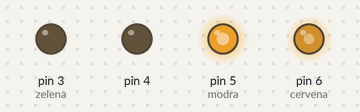
This sketch was run on a simulated Arduino Uno, built with avr-gcc and run on an emulated ATmega328P. Shown: output pins drawn as LEDs (lit = HIGH).

Above: at 0.05 s.
At 1.75 s:
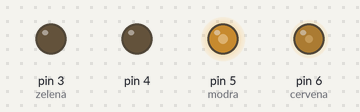
At 2.6 s:
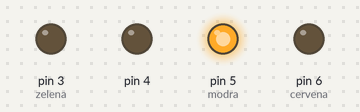
At 3.5 s:
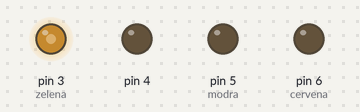
At 5.25 s:
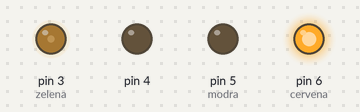
At 7.0 s:
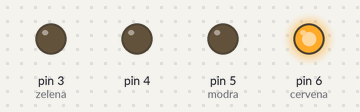
Timing chart, 0 to 9.1 s (numbered marks = the images above):
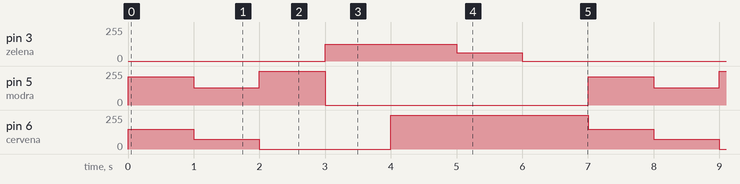

The sketch:

prog9_u8.ino
```cpp
void setup()
{
  pinMode(3, OUTPUT); // zelena
  pinMode(4, OUTPUT);
  pinMode(5, OUTPUT); // modra
  pinMode(6, OUTPUT); // cervena
  digitalWrite(4, LOW);
}

void farba(int r, int g, int b)
{
  analogWrite(6, r);
  analogWrite(3, g/2);
  analogWrite(5, b);
  delay(1000);
}

void loop()
{
  farba(148, 0, 211);
  farba(74, 0, 130);
  farba(0, 0, 255);
  farba(0, 255, 0);
  farba(255, 255, 0);
  farba(255, 127, 0);
  farba(255, 0, 0);
}
```

Measured:
- by itself, pin 3 (zelena): repeats every 7.0 s: 63/255 1.0 s, 0/255 4.0 s, 127/255 2.0 s
- by itself, pin 5 (modra): repeats every 7.0 s: 130/255 1.0 s, 255/255 1.0 s, 0/255 4.0 s, 211/255 1.0 s
- by itself, pin 6 (cervena): repeats every 7.0 s: 74/255 1.0 s, 0/255 2.0 s, 255/255 3.0 s, 148/255 1.0 s
